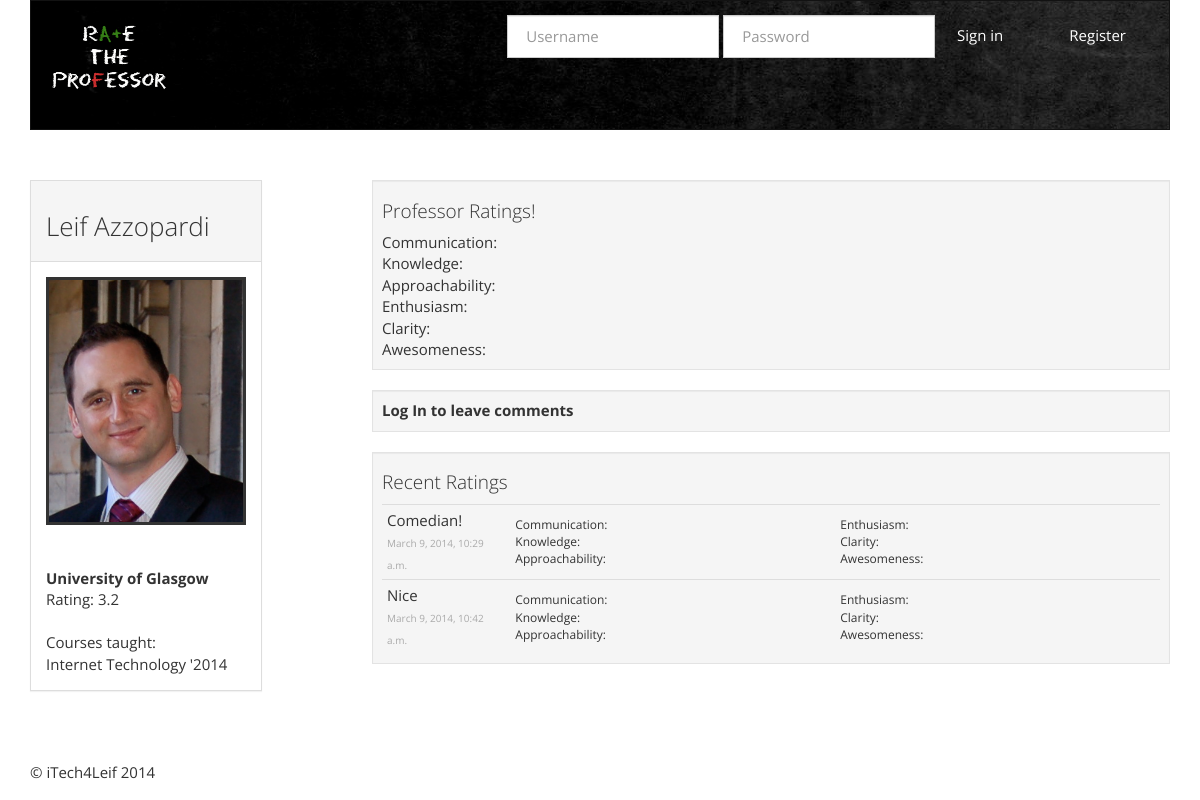
Screenshot of /rate_the_professor/professor/1/ with the database file from the repository.
### rate_the_professor/models.py (models this page shows, shortened)
class Professor(models.Model):
    title = models.CharField(max_length=64)
    first_name = models.CharField(max_length=256)
    last_name = models.CharField(max_length=256)
    sum_of_communication = models.DecimalField(max_digits=10, decimal_places=1, default=2.5)
    no_of_communication = models.IntegerField(default=1)
    overall_communication = models.DecimalField(max_digits=2, decimal_places=1, default=2.5)
    sum_of_knowledge = models.DecimalField(max_digits=10, decimal_places=1, default=2.5)
    no_of_knowledge = models.IntegerField(default=1)
    overall_knowledge = models.DecimalField(max_digits=2, decimal_places=1, default=2.5)
    sum_of_approachability = models.DecimalField(max_digits=10, decimal_places=1, default=2.5)
    no_of_approachability = models.IntegerField(default=1)
    overall_approachability = models.DecimalField(max_digits=2, decimal_places=1, default=2.5)
    sum_of_enthusiasm = models.DecimalField(max_digits=10, decimal_places=1, default=2.5)
    no_of_enthusiasm = models.IntegerField(default=1)
    overall_enthusiasm = models.DecimalField(max_digits=2, decimal_places=1, default=2.5)
    sum_of_clarity = models.DecimalField(max_digits=10, decimal_places=1, default=2.5)
    no_of_clarity = models.IntegerField(default=1)
    overall_clarity = models.DecimalField(max_digits=2, decimal_places=1, default=2.5)
    sum_of_awesomeness = models.DecimalField(max_digits=10, decimal_places=1, default=2.5)
    no_of_awesomeness = models.IntegerField(default=1)
    overall_awesomeness = models.DecimalField(max_digits=2, decimal_places=1, default=2.5)
    sum_of_ratings = models.DecimalField(max_digits=10, decimal_places=1, default=2.5)
    no_of_ratings = models.IntegerField(default=1)
    overall_rating = models.DecimalField(max_digits=2, decimal_places=1, default=2.5)
    picture = models.ImageField(upload_to='professors', blank=True)
    university = models.ForeignKey(University)
    courses_taught = models.ManyToManyField(Course)
    website_url = models.URLField()
    def _full_name(self):
        return u'%s %s %s ' % (self.title, self.first_name, self.last_name)
    full_name = property(_full_name)

class University(models.Model):
    uni_name = models.CharField(max_length=256, unique=True)
    website_url = models.URLField()
    def __unicode__(self):
        return self.uni_name

class Course(models.Model):
    course_name = models.CharField(max_length=512)
    university = models.ForeignKey(University)
    department = models.ForeignKey(Department)
    start_date = models.DateField()
    def _course_date(self):
        return self.start_date.strftime("'%Y")
    course_date = property(_course_date)
    def __unicode__(self):
        return u'%s %s' % (self.course_name, self.course_date)

class Rating(models.Model):
    user = models.ForeignKey(User, null=True)
    professor = models.ForeignKey(Professor)
    communication = models.DecimalField(max_digits=2, decimal_places=1, default=2.5)
    knowledge = models.DecimalField(max_digits=2, decimal_places=1, default=2.5)
    approachability = models.DecimalField(max_digits=2, decimal_places=1, default=2.5)
    enthusiasm = models.DecimalField(max_digits=2, decimal_places=1, default=2.5)
    clarity = models.DecimalField(max_digits=2, decimal_places=1, default=2.5)
    awesomeness = models.DecimalField(max_digits=2, decimal_places=1, default=2.5)
    comment = models.CharField(max_length=1024, null=False)
    datetime = models.DateTimeField(auto_now_add=True)
    def _calculate_rating(self):
        return u'%.2f' % ((self.communication + self.knowledge + self.approachability
                + self.enthusiasm + self.clarity + self.awesomeness) / 6)
    rating = property(_calculate_rating)

### rate_the_professor/views.py (the view)
# urls.py: ,url(r'^professor/(?P<professor_id>\w+)/$', views.professor, name='professor')
def professor(request, professor_id):
    context = RequestContext(request)
    context_dict = {'professor_id': professor_id}
    if request.method == 'POST':
        form = RatingForm(request.POST)
        if form.is_valid():
            rating = form.save(commit=False)
            rating.user = request.user
            rating.professor = Professor(id=professor_id)
            form.save()
            professor = Professor.objects.get(id=professor_id)
            update_professor_scores(professor, rating)
            form = RatingForm()
        else:
            pass
    else:
        form = RatingForm()
    try:
        professor = Professor.objects.get(id=professor_id)
        ratings = Rating.objects.filter(professor=professor_id)
        context_dict['ratings'] = ratings
        context_dict['professor'] = professor
        courses_taught = Course.objects.filter(professor__id=professor_id)
        context_dict['courses_taught'] = courses_taught
    except Professor.DoesNotExist:
        pass
    context_dict['form'] = form
    return render_to_response('rate_the_professor/professor.html', context_dict, context)

### rate_the_professor/forms.py
class RatingForm(forms.ModelForm):
    communication = forms.DecimalField(initial=0, help_text="Communication")
    knowledge = forms.DecimalField(initial=0, help_text="Knowledge")
    approachability = forms.DecimalField(initial=0, help_text="Approachability")
    enthusiasm = forms.DecimalField(initial=0, help_text="Enthusiasm")
    clarity = forms.DecimalField(initial=0, help_text="Clarity")
    awesomeness = forms.DecimalField(max_digits=2, decimal_places=1, initial=0, help_text="Awesomeness")
    comment = forms.CharField(widget=forms.TextInput(), max_length=1024, help_text="Comment")
    class Meta:
        model = Rating
        fields = ('communication', 'knowledge', 'approachability', 'enthusiasm', 'clarity', 'awesomeness', 'comment')

### templates/rate_the_professor/professor.html (shortened to what this page needs)
{% extends 'rate_the_professor/base.html' %}
{% load static %}
{% block body_block %}
    {% if professor %}
<div class="panel panel-default">
    <div class="panel-heading"><h3>{{ professor.first_name }} {{ professor.last_name }}</h3></div>
    <div class="panel-body" >
        <table>
            <tr><td>
                <div class="profpic">
                <img src="/media/professors/{{ professor.picture }}" width="200px">
                </div>
            </td></tr>
            <tr><td> <br> </td></tr>
            <tr><td>  <br></td></tr>
            <tr><td><strong>{{ professor.university }}</strong></td></tr>
            <tr><td>Rating: {{ professor.overall_rating }}</td></tr>
            {% if courses_taught %}
            <tr><td>&nbsp;</td></tr>
            <tr><td>Courses taught:</td></tr>
            {% for course in courses_taught %}
            <tr><td>{{ course }}</td></tr>
            {% endfor %}
            {% endif %}
        </table>
    </div>
</div>
        <div class="well well-sm" width=80%>
            <h4>Professor Ratings!</h4>
            <table>
                <tr><td class="prof-rating">Communication: </td><td class="big-rating">{{ professor.overall_communication }}</td></tr>
                <tr><td class="prof-rating">Knowledge: </td><td class="big-rating">{{ professor.overall_knowledge }}</td></tr>
                <tr><td class="prof-rating">Approachability: </td><td class="big-rating">{{ professor.overall_approachability }}</td></tr>
                <tr><td class="prof-rating">Enthusiasm: </td><td class="big-rating">{{ professor.overall_enthusiasm }}</td></tr>
                <tr><td class="prof-rating">Clarity: </td><td class="big-rating">{{ professor.overall_clarity }}</td></tr>
                <tr><td class="prof-rating">Awesomeness: </td><td class="big-rating">{{ professor.overall_awesomeness }}</td></tr>
            </table>
        </div>
        <div class="well well-sm">
            {% if user.is_authenticated %}
                 <strong>Submit Your Rating!</strong>
                 <form id="rating_form" method="post" action="/rate_the_professor/professor/{{ professor.id }}/">
                    {% csrf_token %}
                    {% for hidden in form.hidden_fields %}
                        {{ hidden }}
                    {% endfor %}
                    <div class="prof-rating-form">
                        <table>
                        {% for field in form.visible_fields %}
                        <tr>
                            <td class="prof-rating">{{ field.help_text}}</td>
                            <td>{{ field }} </td>
                            <td>{{ field.errors }}</td>
                        </tr>
                        {% endfor %}
                        </table>
                    </div>
                    <input type="submit" name="submit" value="Create Rating" />
                </form>
            {% else %}
                 <strong>Log In to leave comments</strong>
            {% endif %}
        </div>
        <div class="well well-sm">
            <h4>Recent Ratings</h4>
            {% if ratings %}
                <table>
                    {% for rating in ratings %}
                    <tr class="prof-rating-recent">
                        <td class="prof-rating-comment">
                            <div>{{ rating.comment }}</div>
                            <div><span class="small-rating">{{ rating.rating }}</span> <span class="date">{{ rating.datetime }}</span></div>
                        </td>
                        <td>
                            <table>
                                <tr><td class="prof-rating-type-small">Communication: </td><td class="small-rating">{{ rating.communication }}</td></tr>
                                <tr><td class="prof-rating-type-small">Knowledge: </td><td class="small-rating">{{ rating.knowledge }}</td></tr>
                                <tr><td class="prof-rating-type-small">Approachability: </td><td class="small-rating">{{ rating.approachability }}</td></tr>
                            </table>
                        </td>
                        <td>
                            <table>
                                <tr><td class="prof-rating-type-small">Enthusiasm: </td><td class="small-rating">{{ rating.enthusiasm }}</td></tr>
                                <tr><td class="prof-rating-type-small">Clarity: </td><td class="small-rating">{{ rating.clarity }}</td></tr>
                                <tr><td class="prof-rating-type-small">Awesomeness: </td><td class="small-rating">{{ rating.awesomeness }}</td></tr>
                            </table>
                        </td>
                    </tr>
                    {% endfor %}
                </table>
            {% else %}
                <strong>No ratings currently for professor</strong>
            {% endif %}
        </div>
    {% else %}
        The specified professor {{ professor }} does not exist!
    {% endif %}
{% endblock %}

### templates/rate_the_professor/professor.html (style rules this page uses)
.well-sm { width:70%; float:right; }
.panel-default { float:left; size:25%; }

### rows the page displays
Professor: first_name "Leif", last_name "Azzopardi", picture (picture), university "University of Glasgow", overall_rating "3.2"
Course: course_name+start_date "Internet Technology '2014"
Rating: comment "Comedian!", datetime "March 9, 2014, 10:29 a.m."
Rating: comment "Nice", datetime "March 9, 2014, 10:42 a.m."
